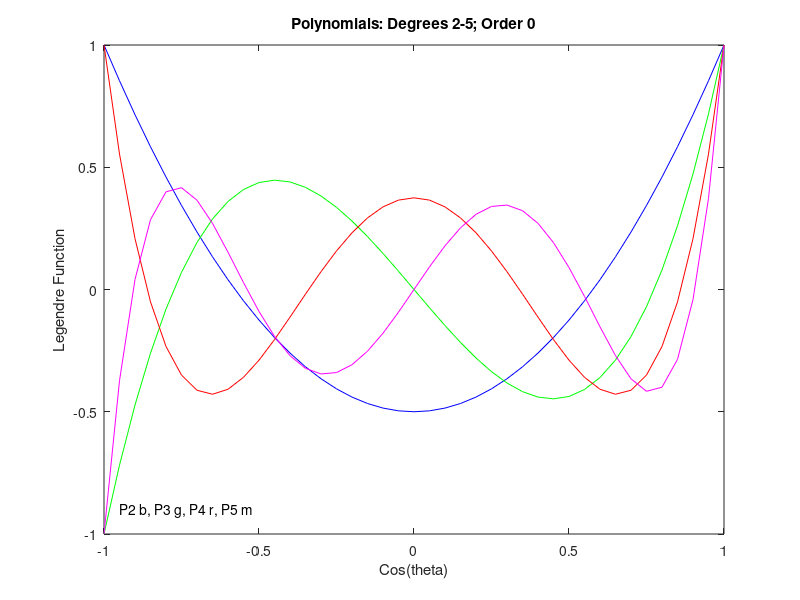
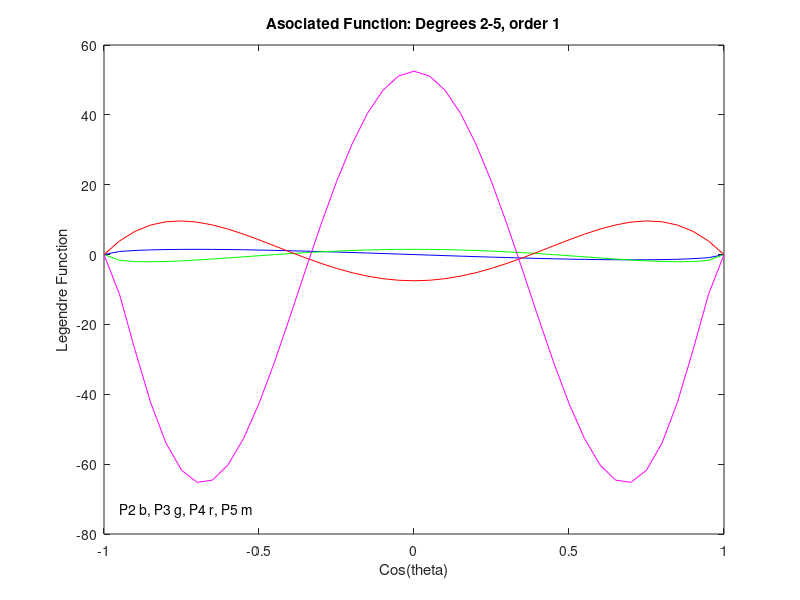
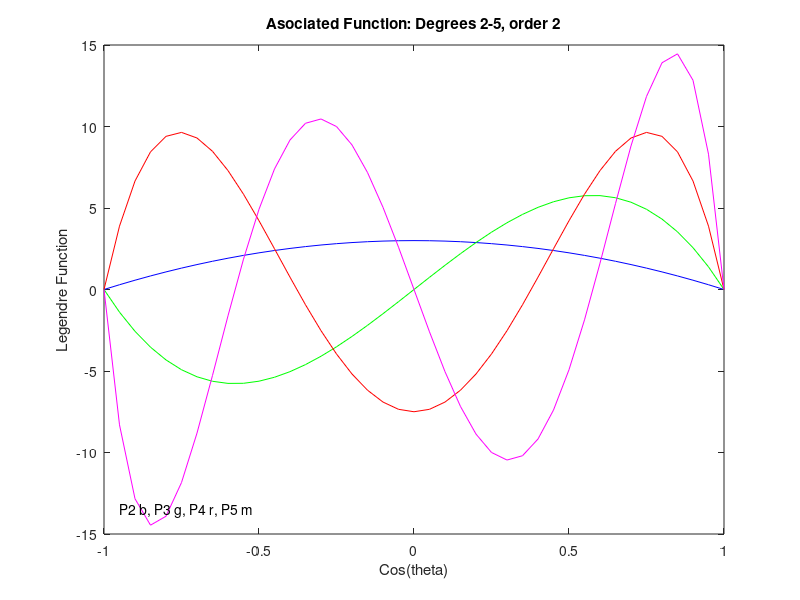
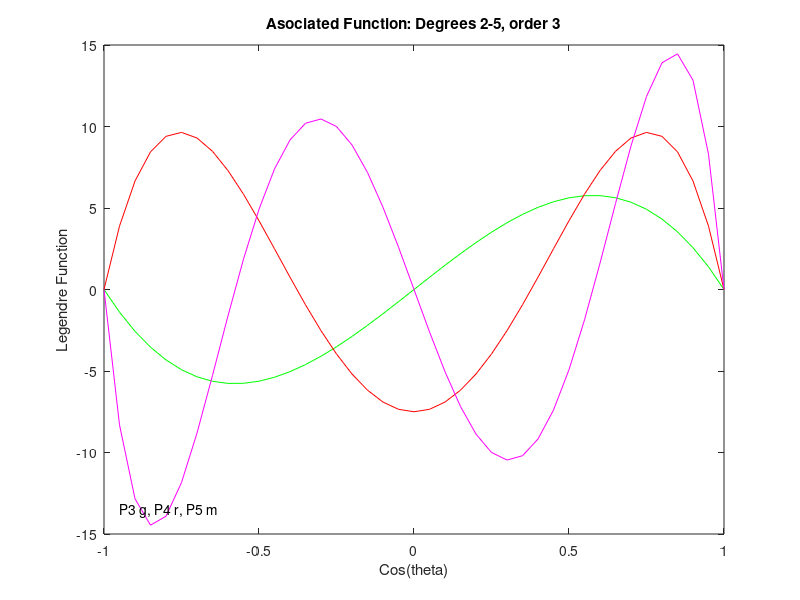

MATLAB code for these plots, in order:
% Matlab script to plot associated functions and polynomials%clear all;t = [-1:0.05:1];P2 = legendre(2,t);P3 = legendre(3,t);P4 = legendre(4,t);P5 = legendre(5,t);%% Now make plotsclffigure(1)plot(t,P2(1,:),'b');hold on;plot(t,P3(1,:),'g');plot(t,P4(1,:),'r');plot(t,P5(1,:),'m');title('Polynomials: Degrees 2-5; Order 0')xlabel('Cos(theta)'); ylabel('Legendre Function')yt = get(gca,'YLIM');ypos = yt(1) + (yt(2)-yt(1))*0.05;text(-0.95,ypos,'P2 b, P3 g, P4 r, P5 m')%% Now do m=1figure(2)plot(t,P2(2,:),'b');hold on;plot(t,P3(2,:),'g');plot(t,P4(3,:),'r');plot(t,P5(4,:),'m');title('Asociated Function: Degrees 2-5, order 1')xlabel('Cos(theta)'); ylabel('Legendre Function')yt = get(gca,'YLIM');ypos = yt(1) + (yt(2)-yt(1))*0.05;text(-0.95,ypos,'P2 b, P3 g, P4 r, P5 m')% Now do m=2figure(3)plot(t,P2(3,:),'b');hold on;plot(t,P3(3,:),'g');plot(t,P4(3,:),'r');plot(t,P5(3,:),'m');title('Asociated Function: Degrees 2-5, order 2')xlabel('Cos(theta)'); ylabel('Legendre Function')yt = get(gca,'YLIM');ypos = yt(1) + (yt(2)-yt(1))*0.05;text(-0.95,ypos,'P2 b, P3 g, P4 r, P5 m')% Now do m=3figure(4)plot(t,P3(3,:),'g');hold on;plot(t,P4(3,:),'r');plot(t,P5(3,:),'m');title('Asociated Function: Degrees 2-5, order 3')xlabel('Cos(theta)'); ylabel('Legendre Function')yt = get(gca,'YLIM');ypos = yt(1) + (yt(2)-yt(1))*0.05;text(-0.95,ypos,'P3 g, P4 r, P5 m')% Now do m=4figure(5)plot(t,P4(3,:),'r');hold on;plot(t,P5(3,:),'m');title('Asociated Functions: Degrees 2-5, order 4')xlabel('Cos(theta)'); ylabel('Legendre Function')yt = get(gca,'YLIM');ypos = yt(1) + (yt(2)-yt(1))*0.05;text(-0.95,ypos,'P4 r, P5 m')% Now do sectoral Harmonics (m=n)figure(6)plot(t,P2(3,:),'b');hold on;plot(t,P3(4,:),'g');plot(t,P4(5,:),'r');plot(t,P5(6,:),'m');title('Sectoral harmonics: Degrees 2-5, order m=n')xlabel('Cos(theta)'); ylabel('Legendre Function')yt = get(gca,'YLIM');ypos = yt(1) + (yt(2)-yt(1))*0.05;text(-0.95,ypos,'P2 b, P3 g, P4 r, P5 m')%% Now "normalize" the sectoralsfor i = 2:5	norm(i) = sqrt(2*gamma(2*i+1)/(2*i+1));endfigure(7)plot(t,P2(3,:)/norm(2),'b');hold on;plot(t,P3(4,:)/norm(3),'g');plot(t,P4(5,:)/norm(4),'r');plot(t,P5(6,:)/norm(5),'m');title('Normalized Sectoral harmonics: Degrees 2-5, order m=n')xlabel('Cos(theta)'); ylabel('Legendre Function')yt = get(gca,'YLIM');ypos = yt(1) + (yt(2)-yt(1))*0.05;text(-0.95,ypos,'P2 b, P3 g, P4 r, P5 m')